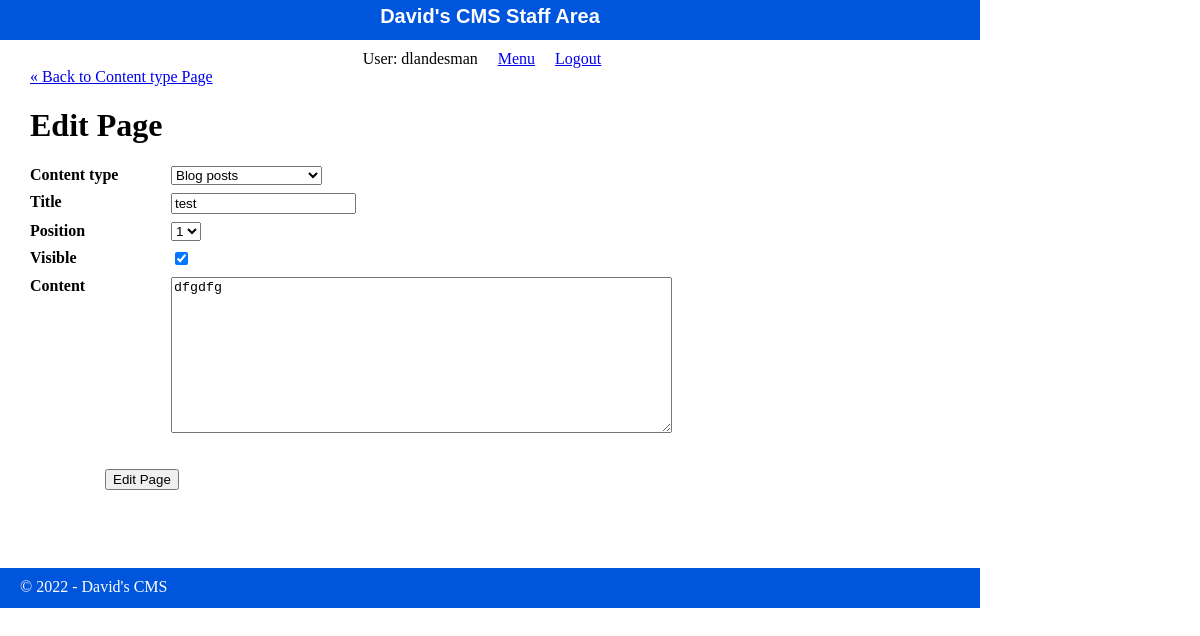
The page /staff/pages/edit.php?id=15 (signed in) on the database its author committed.
### tables this page shows
CREATE TABLE IF NOT EXISTS `pages` (
  `id` int(11) NOT NULL AUTO_INCREMENT,
  `content_type_id` int(11) DEFAULT NULL,
  `title` varchar(255) DEFAULT NULL,
  `position` int(3) DEFAULT NULL,
  `visible` tinyint(1) DEFAULT NULL,
  `content` text,
  `author_id` int(11) DEFAULT NULL,
  `slug` varchar(255) DEFAULT NULL,
  `created_at` timestamp NOT NULL DEFAULT CURRENT_TIMESTAMP,
  `updated_at` datetime NOT NULL DEFAULT CURRENT_TIMESTAMP ON UPDATE CURRENT_TIMESTAMP,
  PRIMARY KEY (`id`),
  UNIQUE KEY `unique_index_content_type_id_slug` (`content_type_id`,`slug`),
  KEY `fk_content_type_id` (`content_type_id`) USING BTREE,
  KEY `fk_author_id` (`author_id`)
);

CREATE TABLE IF NOT EXISTS `content_types` (
  `id` int(11) NOT NULL AUTO_INCREMENT,
  `name` varchar(255) DEFAULT NULL,
  `position` int(3) DEFAULT NULL,
  `visible` tinyint(1) DEFAULT NULL,
  `slug` varchar(255) NOT NULL,
  PRIMARY KEY (`id`)
);

### private/database.php (called while the page is built, shortened)
<?php
  function db_escape($connection, $string) {
    return mysqli_real_escape_string($connection, $string);
  }
?>

### private/query_functions.php (called while the page is built, shortened)
<?php
  function find_all_content_types($options=[]) {
    global $db;
    $sql = "SELECT * FROM content_types ";
    $sql .= "ORDER BY position ASC";
    $result = mysqli_query($db, $sql);
    return $result;
  }
  function find_page_by_id($id, $options=[]) {
    global $db;
    $visible = $options['visible'] ?? false;
    $sql = "SELECT * FROM pages ";
    $sql .= "LEFT JOIN authors ON pages.author_id = authors.id ";
    $sql .= "WHERE pages.id='" . db_escape($db, $id) . "' ";
    $result = mysqli_query($db, $sql);
    $page = mysqli_fetch_assoc($result);
    return $page;
  }
  function count_pages_by_content_type_id($content_type_id, $options=[]) {
    global $db;
    $visible = $options['visible'] ?? false;
    $sql = "SELECT COUNT(id) FROM pages ";
    $sql .= "WHERE content_type_id='" . db_escape($db, $content_type_id) . "' ";
    $sql .= "ORDER BY position ASC";
    $result = mysqli_query($db, $sql);
    $row = mysqli_fetch_row($result);
    $count = $row[0];
    return $count;
  }
?>

### private/functions.php (called while the page is built, shortened)
<?php
function get_url($script_path) {
  return WWW_ROOT . $script_path;
}
function u($string="") {
  return urlencode($string);
}
function h($string="") {
  return htmlspecialchars($string);
}
?>

### public/staff/pages/edit.php (the view, shortened to what this page needs)
<?php
require_once('../../../private/initialize.php');
$id = $_GET['id'];
if(is_post_request()) {
  $page = [];
  $page['id'] = $id;
  $page['content_type_id'] = $_POST['content_type_id'] ?? '';
  $page['title'] = $_POST['title'] ?? '';
  $page['position'] = $_POST['position'] ?? '';
  $page['visible'] = $_POST['visible'] ?? '';
  $page['content'] = $_POST['content'] ?? '';
  $page_meta = [];
  $page_meta['service_id'] = $_POST['service_id'] ?? '';
  $page_meta['contractor_id'] = $_POST['contractor_id'] ?? '';
  $page_meta['minimum_cost'] = $_POST['minimum_cost'] ?? '';
  $page_meta['maximum_cost'] = $_POST['maximum_cost'] ?? '';
  $result = update_page($page, $page_meta);
  if($result === true) {
    $_SESSION['message'] = 'The page was updated successfully.';
    redirect_to(get_url('/staff/pages/show.php?id=' . $id));
  } else {
    $errors = $result;
  }
} else {
  $page = find_page_by_id($id);
}
$page_count = count_pages_by_content_type_id($page['content_type_id']);
?>
<?php include(COMMON_PATH . '/staff_header.php'); ?>
<div id="content">
  <a class="back-link" href="<?php echo get_url('/staff/content_types/show.php?id=' . h(u($page['content_type_id']))); ?>">&laquo; Back to Content type Page</a>
  <div class="page edit">
    <h1>Edit Page</h1>
    <form action="<?php echo get_url('/staff/pages/edit.php?id=' . h(u($id))); ?>" method="post">
      <dl>
        <dt>Content type</dt>
        <dd>
          <select name="content_type_id">
          <?php
            $content_type_set = find_all_content_types();
            while($content_type = mysqli_fetch_assoc($content_type_set)) {
              echo "<option value=\"" . h($content_type['id']) . "\"";
              if($page["content_type_id"] == $content_type['id']) {
                echo " selected";
              }
              echo ">" . h($content_type['name']) . "</option>";
            }
          ?>
          </select>
        </dd>
      </dl>
      <dl>
        <dt>Title</dt>
        <dd><input type="text" name="title" value="<?php echo h($page['title']); ?>" /></dd>
      </dl>
      <dl>
        <dt>Position</dt>
        <dd>
          <select name="position">
            <?php
              for($i=1; $i <= $page_count; $i++) {
                echo "<option value=\"{$i}\"";
                if($page["position"] == $i) {
                  echo " selected";
                }
                echo ">{$i}</option>";
              }
            ?>
          </select>
        </dd>
      </dl>
      <dl>
        <dt>Visible</dt>
        <dd>
          <input type="checkbox" name="visible" value="1"<?php if($page['visible'] == "1") { echo " checked"; } ?> />
        </dd>
      </dl>
      <dl>
        <dt>Content</dt>
        <dd>
          <textarea name="content" cols="60" rows="10"><?php echo h($page['content']); ?></textarea>
        </dd>
      </dl>
      <dl>
      <dl>
      <div id="operations">
        <input type="submit" value="Edit Page" />
      </div>
    </form>
  </div>
</div>
<?php include(COMMON_PATH . '/staff_footer.php'); ?>

### public/stylesheets/staff.css (style rules this page uses)
html { height: 100%; width: 100%; }
body { height: 980px; width: 100%; margin: 0; padding: 0; }
#content { width: 920px; min-height: 500px; padding: 0 30px; }
dl { clear: both; overflow: hidden; margin: 0.5em 0; }
dt { float: left; font-weight: bold; width: 125px; }
dd { float: left; margin-left: 1em; }
#operations { clear: both; margin: 1em 0 1em 75px; }

### rows shown on the page
pages: content_type_id "Blog posts", title "test", visible "☑", content "dfgdfg"

### other values the page prints
SITE_NAME "David's CMS"
$_SESSION['username'] "dlandesman"
form field position "1"
